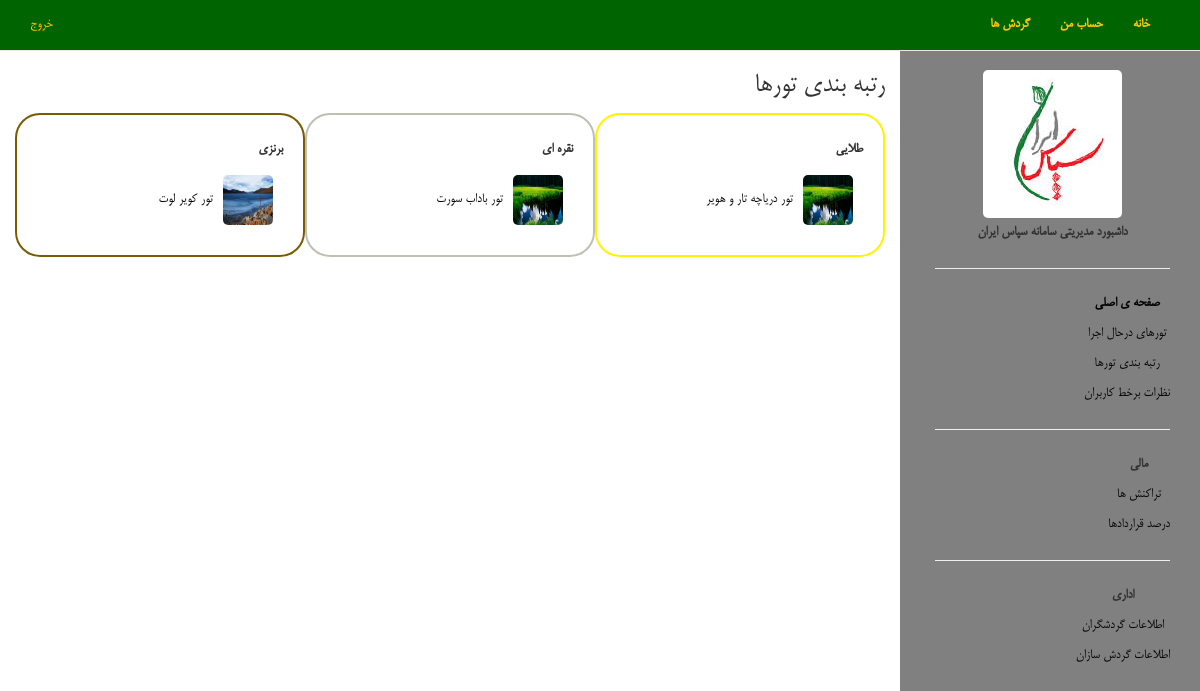
The app's page /manager/tourRating/ with its own data.
### define_trip/models.py (models this page shows, shortened)
class Tour(models.Model):
    gardesh = models.ForeignKey(Gardesh, related_name='tour')
    tour_kind = models.CharField(max_length=30 , choices=TOUR_KIND)      # nat / inter / holly
    destination = models.CharField(max_length=255, choices=CITY)    # city name
    source = models.CharField(max_length=255,choices=CITY)         # city name
    start = models.DateField()
    start_t = models.TimeField()
    end = models.DateField()
    end_t = models.TimeField()
    capacity = models.IntegerField()    # tedadi ke mitavanim befrooshim
    has_sold = models.IntegerField(default=0)   # if = capacity or intire=0 => stop selling
    entire_capacity = models.IntegerField()     # mizani ke hanooz az zarfiate kol mande
    leader = models.CharField(max_length=30)
    leader_c = models.CharField(null=True, blank=True , max_length=50)
    transfer_device = models.ForeignKey(TransferDevice)
    stay_location = models.ForeignKey(Location)
    cost = models.IntegerField()
    destination_explain = models.TextField(null=True, blank=True)
    move_explain = models.TextField(null=True, blank=True)

class Gardesh(models.Model):
    name = models.CharField(max_length=255)
    builder = models.ForeignKey(TourBuilderProfile)
    kind = models.CharField(max_length=25,choices=KIND)   # t/tr/a/h/r
    final_rank = models.FloatField(null=True,blank=True)
    order_rank = models.FloatField(null=True,blank=True)
    comment_rank = models.FloatField(null=True,blank=True)
    degree = models.CharField(max_length=2,
                                      choices=DEGREE)     # g/s/b
    max_cancel_time = models.IntegerField(default= 2)
    free = models.FloatField(default=1)     # between 0 and 1 --> be nazaram inja darsad takhfif gozashte shavad behtar ast.
    define_time = models.DateTimeField(default= datetime.datetime.now)
    agreement = models.ForeignKey(Agreement)
    other_explain = models.TextField(blank=True , null=True) #farzaneh add

### user/models.py (models this page shows, shortened)
class TourBuilderProfile(models.Model):
    user = models.OneToOneField(UserM,related_name='bprofile')  # username is sabt number
    kind = models.CharField(max_length= 20 , choices=KIND)

class UserM(models.Model):
    user = models.OneToOneField(User, related_name='userm')
    register_time = models.DateTimeField(default=datetime.now)
    picture = models.FileField(upload_to="static/user/img/", default="static/user/img/default.jpg" , null=True, blank=True)
    kind = models.CharField(max_length=10, choices=USER_KIND) #? what is this? redundant

### manager_dashboard/views.py (the view)
# urls.py: url(r'tourRating/$', 'manager_dashboard.views.tourRating'),
def tourRating(request):
    gold_tours = Tour.objects.filter(gardesh__degree = "G")
    silver_tours = Tour.objects.filter(gardesh__degree = "S")
    bronze_tours = Tour.objects.filter(gardesh__degree = "B")
    return render(request, "manager_tours_rating.html", {"gold_tours": gold_tours ,"silver_tours": silver_tours ,"bronze_tours": bronze_tours })

### manager_dashboard/templates/manager_tours_rating.html
{% extends "manager_dashboard.html" %}
{% load staticfiles %}
{% block content_dashboard %}
    <div class="col-md-9">
        <h2>رتبه بندی تورها</h2>
        <div class="col-md-4" style="    border-radius: 25px;
    border: 2px solid #795b00;
    padding: 20px;">
            <table>
                <tr>
                    <td><strong>
                        برنزی
                    </strong></td>
                </tr>
                {% for tour in bronze_tours %}
                    <tr>
                        <td>
                <span>
                    <img class="tour_image_med" src="/{{ tour.gardesh.builder.user.picture }}">
                </span>
                        </td>
                        <td>
                            <a href="/show/tour/{{ tour.id }}/status/">
                            تور
                            {{ tour.gardesh.name }}</a></td>
                    </tr>
                {% endfor %}
            </table>
        </div>
        <div class="col-md-4" style="    border-radius: 25px;
    border: 2px solid #bdc0b2;
    padding: 20px;">
            <table>
                <tr>
                    <td><strong>
                        نقره ای</strong></td>
                </tr>
                {% for tour in silver_tours %}
                    <tr>
                        <td>
                <span>
                    <img class="tour_image_med" src="/{{ tour.gardesh.builder.user.picture }}">
                </span>
                        </td>
                        <td>
                            <a href="/show/tour/{{ tour.id }}/status/">
                            تور
                            {{ tour.gardesh.name }}</a></td>
                    </tr>
                {% endfor %}
            </table>
        </div>
        <div class="col-md-4" style=" border-radius: 25px;
    border: 2px solid #fff200;
    padding: 20px;">
            <table>
                <tr>
                    <td><strong>
                        طلایی</strong></td>
                </tr>
                {% for tour in gold_tours %}
                    <tr>
                        <td>
                <span>
                    <img class="tour_image_med" src="/{{ tour.gardesh.builder.user.picture }}">
                </span>
                        </td>
                        <td>
                            <a href="/show/tour/{{ tour.id }}/status/">
                            تور
                            {{ tour.gardesh.name }}</a></td>
                    </tr>
                {% endfor %}
            </table>
        </div>
    </div>
{% endblock content_dashboard %}

### static/main.css (style rules this page uses)
body { margin-bottom: 140px; font: 15px/30px Helvetica, Tahoma, Sans-Serif; font-family: 'B Mitra' ; }

### static/manager_dashboard/css/main.css (style rules this page uses)
a:link { color: #040404; }
.tour_image_med { width: 50px; height: 50px; border-radius: 10%; margin: 10px; }

### records on screen
Tour: gardesh.builder.user.picture (picture), gardesh.name "کویر لوت"
Tour: gardesh.builder.user.picture (picture), gardesh.name "باداب سورت"
Tour: gardesh.builder.user.picture (picture), gardesh.name "دریاچه تار و هویر"
